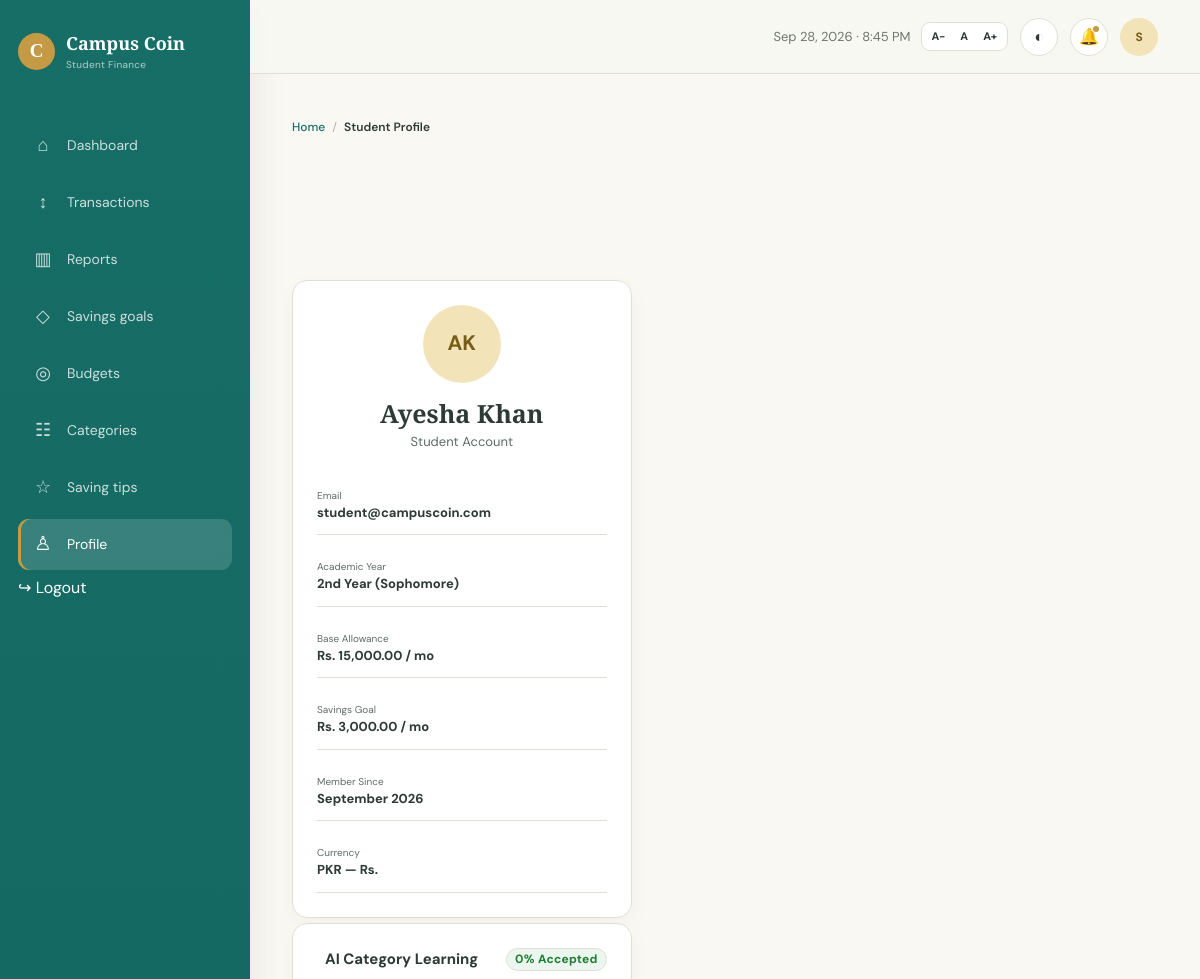
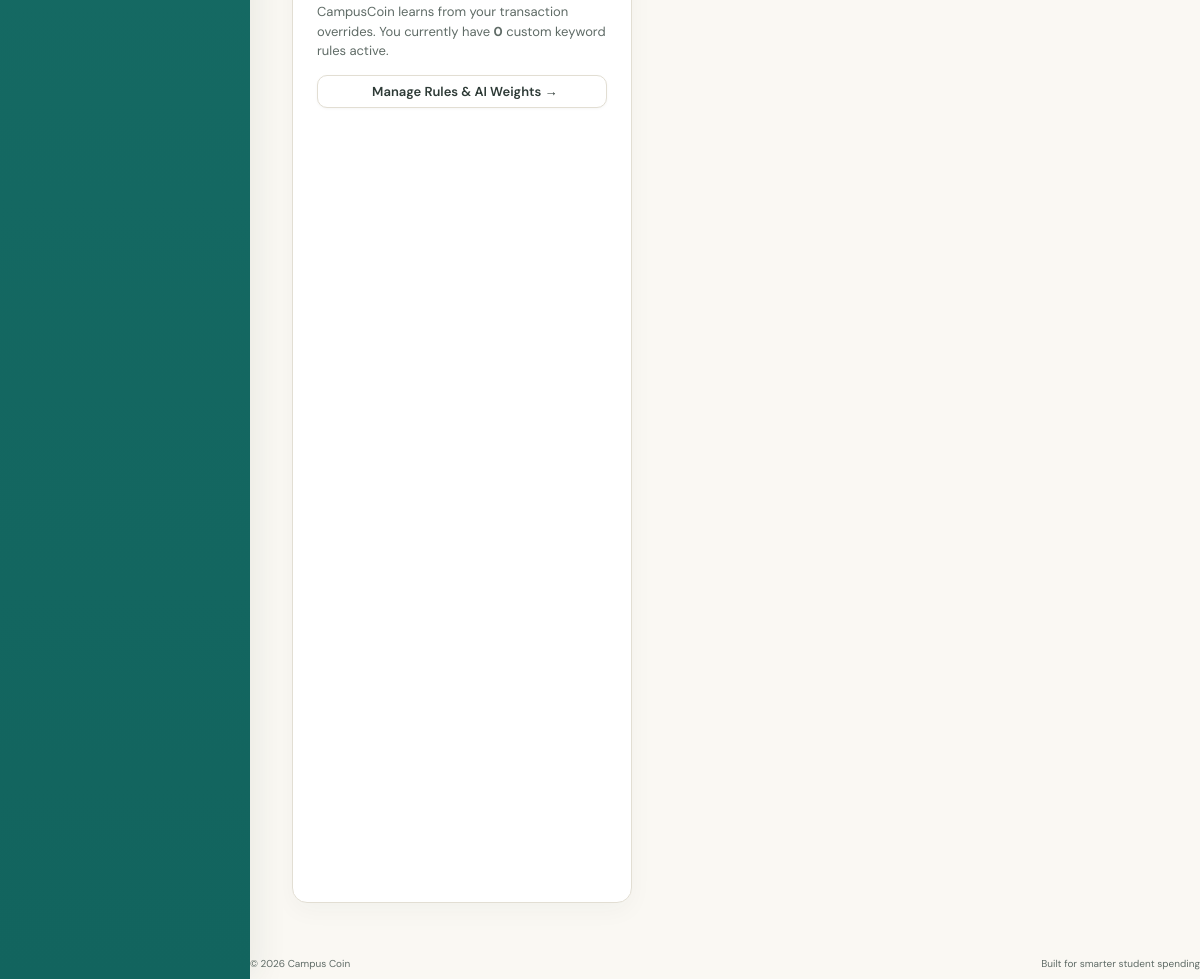
The app's page /profile.php (signed in) with its own data (2 pictures, top to bottom).
### tables this page shows
CREATE TABLE `users` (
    `user_id` INT UNSIGNED NOT NULL AUTO_INCREMENT,
    `name` VARCHAR(100) NOT NULL,
    `email` VARCHAR(191) NOT NULL,
    `password_hash` VARCHAR(255) NOT NULL,
    `role` ENUM('student', 'admin') NOT NULL DEFAULT 'student',
    `academic_year` VARCHAR(50) DEFAULT '1st Year (Freshman)',
    `monthly_allowance` DECIMAL(12, 2) NOT NULL DEFAULT 0.00,
    `monthly_savings_goal` DECIMAL(12, 2) NOT NULL DEFAULT 0.00,
    `ai_suggestions_enabled` TINYINT(1) NOT NULL DEFAULT 1,
    `is_active` TINYINT(1) NOT NULL DEFAULT 1,
    `reset_token` VARCHAR(100) DEFAULT NULL,
    `reset_expires` DATETIME DEFAULT NULL,
    `created_at` DATETIME NOT NULL DEFAULT CURRENT_TIMESTAMP,
    `updated_at` DATETIME NOT NULL DEFAULT CURRENT_TIMESTAMP ON UPDATE CURRENT_TIMESTAMP,
    PRIMARY KEY (`user_id`),
    UNIQUE KEY `uq_users_email` (`email`),
    INDEX `idx_users_role_active` (`role`, `is_active`)
);

### includes/functions.php (called while the page is built, shortened)
<?php
function e(?string $value): string
{
    return htmlspecialchars((string)$value, ENT_QUOTES, 'UTF-8');
}
function currentUserId(): int
{
    return (int)($_SESSION['user_id'] ?? 0);
}
function currentUser(): ?array
{
    $userId = currentUserId();
    $pdo = getDbConnection();
    $stmt = $pdo->prepare('SELECT user_id, name, email, role, academic_year, monthly_allowance, monthly_savings_goal, ai_suggestions_enabled, is_active, created_at FROM users WHERE user_id = :id LIMIT 1');
    $stmt->execute([':id' => $userId]);
    $user = $stmt->fetch();
    return $user ?: null;
}

### includes/ai_learning.php (called while the page is built, shortened)
<?php
function getCategoryAiStats($arg1, $arg2 = null): array
{
    if ($arg1 instanceof PDO) {
        $pdo = $arg1;
        $userId = (int)$arg2;
    } else {
        $pdo = getDbConnection();
        $userId = (int)$arg1;
    }
    $statsStmt = $pdo->prepare("
        SELECT
            COUNT(*) as total_logged,
            COALESCE(SUM(CASE WHEN suggested_category_id IS NOT NULL THEN 1 ELSE 0 END), 0) as total_suggestions,
            COALESCE(SUM(CASE WHEN is_accepted = 1 AND suggested_category_id IS NOT NULL THEN 1 ELSE 0 END), 0) as accepted_suggestions
        FROM category_suggestion_log
        WHERE user_id = :uid
    ");
    $statsStmt->execute([':uid' => $userId]);
    $row = $statsStmt->fetch();
    $rulesStmt = $pdo->prepare("SELECT COUNT(*) FROM category_keywords WHERE user_id = :uid");
    $rulesStmt->execute([':uid' => $userId]);
    $rulesCount = (int)$rulesStmt->fetchColumn();
    $totalSuggestions = (int)($row['total_suggestions'] ?? 0);
    $accepted = (int)($row['accepted_suggestions'] ?? 0);
    $ratePercentage = ($totalSuggestions > 0) ? round(($accepted / $totalSuggestions) * 100, 1) : 0.0;
    return [
        'total_logged'          => (int)($row['total_logged'] ?? 0),
        'total_suggestions'     => $totalSuggestions,
        'accepted'              => $accepted,
        'accepted_suggestions'  => $accepted,
        'rate_percentage'       => $ratePercentage,
        'acceptance_rate'       => $ratePercentage,
        'rules_count'           => $rulesCount,
        'user_rules_count'      => $rulesCount
    ];
}

### profile.php (the view, shortened to what this page needs)
<?php
$user = currentUser();
$parts = explode(' ', trim($user['name']));
$initials = mb_substr($parts[0], 0, 1) . (isset($parts[1]) ? mb_substr($parts[1], 0, 1) : mb_substr($parts[0], 1, 1));
$initials = strtoupper($initials);
include "includes/header.php";
?>
<div class="app-shell">
    <?php include "includes/sidebar.php"; ?>
    <main class="main-content">
        <?php include "includes/topbar.php"; ?>
        <section class="page-content">
            <nav class="breadcrumbs" aria-label="Breadcrumb">
                <a href="index.php">Home</a>
                <span class="bc-sep">/</span>
                <span class="bc-current" aria-current="page">Student Profile</span>
            </nav>
            <div class="profile-grid">
                <section class="panel profile-card">
                    <div class="profile-avatar" id="profileCardAvatar"><?php echo e($initials); ?></div>
                    <h2 id="profileCardName"><?php echo e($user['name']); ?></h2>
                    <p class="muted"><?php echo e(ucfirst($user['role'])); ?> Account</p>
                    <div class="profile-info">
                        <div><span>Email</span><strong id="profileCardEmail"><?php echo e($user['email']); ?></strong></div>
                        <div><span>Academic Year</span><strong id="profileCardYear"><?php echo e($user['academic_year'] ?? 'Not set'); ?></strong></div>
                        <div><span>Base Allowance</span><strong id="profileCardAllowance">Rs. <?php echo number_format((float)$user['monthly_allowance'], 2); ?> / mo</strong></div>
                        <div><span>Savings Goal</span><strong id="profileCardGoal">Rs. <?php echo number_format((float)$user['monthly_savings_goal'], 2); ?> / mo</strong></div>
                        <div><span>Member Since</span><strong><?php echo date('F Y', strtotime($user['created_at'])); ?></strong></div>
                        <div><span>Currency</span><strong>PKR — Rs.</strong></div>
                    </div>
                </section>
                <?php $profileAiStats = getCategoryAiStats(currentUserId()); ?>
                <section class="panel" style="grid-column: 1 / 2; margin-top: -12px;">
                    <div style="display:flex; justify-content:space-between; align-items:center; margin-bottom:10px;">
                        <h3 style="margin:0; font-size:15px; display:flex; align-items:center; gap:8px;">
                            <i class="fa-solid fa-brain" style="color:var(--accent);"></i> AI Category Learning
                        </h3>
                        <span class="badge" style="background:#eaf6ee; color:#1e7e34; font-size:12px; font-weight:700; padding:3px 8px; border-radius:12px;">
                            <?php echo $profileAiStats['acceptance_rate']; ?>% Accepted
                        </span>
                    </div>
                    <p class="muted" style="font-size:13px; line-height:1.5; margin-bottom:14px;">
                        CampusCoin learns from your transaction overrides. You currently have <strong><?php echo $profileAiStats['user_rules_count']; ?></strong> custom keyword rules active.
                    </p>
                    <a href="categories.php#ai-rules" class="outline-btn" style="display:inline-flex; align-items:center; justify-content:center; gap:6px; font-size:13px; padding:7px 12px; text-decoration:none; width:100%;">
                        <i class="fa-solid fa-sliders"></i> Manage Rules & AI Weights &rarr;
                    </a>
                </section>
            </div>
        </section>
        <?php include "includes/footer.php"; ?>

### assets/css/style.css (style rules this page uses)
* { box-sizing: border-box; margin: 0; padding: 0; }
:root { --bg: #faf8f3; --text-primary: #2d3a36; --text-secondary: #5f6b66; --btn-bg: #ffffff; --btn-text: #2d3a36; --btn-active-bg: #2f6f5e; --btn-active-text: #ffffff; --border: #e2ded3; --teal: #176e67; --teal-dark: #0e5b55; --teal-soft: #e5f1ef; --gold: #c49a45; --gold-light: #f4e7bd; --cream: var(--bg); --white: #ffffff; --text: var(--text-primary); --muted: var(--text-secondary); --line: var(--border); --danger: #b91c1c; --shadow: 0 14px 40px rgba(31, 50, 46, 0.08); --card-on-dark: #ffffff; --card-on-dark-muted: rgba(255, 255, 255, 0.88); --income-on-dark: #7ee2a8; --expense-on-dark: #ffb3a7; }
body { font-family: "DM Sans", Arial, sans-serif; background: var(--cream); color: var(--text); line-height: 1.5; transition: background 0.25s ease, color 0.25s ease; }
a { color: inherit; text-decoration: none; }
.app-shell { display: flex; min-height: 100vh; }
.main-content { width: calc(100% - 250px); min-width: 0; }
.page-content { padding: 40px 42px 25px; max-width: 1450px; margin: 0 auto; }
h2 { font-family: "Playfair Display", Georgia, serif; }
h3 { font-size: 16px; }
.muted { color: var(--muted); font-size: 13px; }
.primary-btn, .outline-btn { border-radius: 10px; padding: 10px 18px; font-size: 13.5px; font-weight: 600; display: inline-flex; justify-content: center; align-items: center; gap: 6px; cursor: pointer; transition: all 0.2s ease; text-decoration: none; line-height: 1.35; }
.outline-btn { background: var(--btn-bg, #ffffff); border: 1px solid var(--border, #e2ded3); color: var(--btn-text, #2d3a36); box-shadow: 0 1px 3px rgba(0, 0, 0, 0.04); }
.tip-card, .small-card, .transactions-card, .spending-card, .chart-card, .panel, .budget-panel, .category-panel, .tip-panel, .stat-card { background: var(--white); border: 1px solid var(--line); border-radius: 15px; box-shadow: 0 8px 25px rgba(31, 50, 46, 0.035); }
.stats-row, .content-grid, .budget-grid, .category-grid, .tips-grid, .profile-grid { display: grid; gap: 17px; }
.panel { padding: 24px; }
.profile-grid { grid-template-columns: 0.8fr 1.2fr; }
.profile-card { text-align: center; }
.profile-avatar { width: 78px; height: 78px; background: #f2e4b8; color: #765d19; border-radius: 50%; display: grid; place-items: center; margin: 0 auto 12px; font-weight: 700; font-size: 21px; }
.profile-card h2 { font-size: 25px; }
.profile-info { text-align: left; margin-top: 24px; display: grid; gap: 12px; }
.profile-info div { padding: 12px 0; border-bottom: 1px solid var(--line); }
.profile-info span, .profile-info strong { display: block; }
.profile-info span { color: var(--muted); font-size: 10px; }
.profile-info strong { font-size: 13px; }
:root { --motion-fast: 180ms; --motion-normal: 320ms; --motion-slow: 650ms; --ease-smooth: cubic-bezier(0.22, 1, 0.36, 1); }
html { scroll-behavior: smooth; }
body { overflow-x: hidden; }
.page-content, .auth-page, .landing, .app-shell { animation: pageEnter 0.55s var(--ease-smooth) both; }
.breadcrumbs { display: flex; align-items: center; gap: 7px; font-size: 12px; color: var(--muted); margin-bottom: 12px; padding: 4px 0; }
.breadcrumbs a { color: var(--teal); font-weight: 500; }
.bc-sep { opacity: 0.5; }
.bc-current { color: var(--text); font-weight: 600; }
.badge { display: inline-flex; align-items: center; justify-content: center; padding: 3px 8px; border-radius: 6px; font-size: 11px; font-weight: 700; line-height: 1.3; letter-spacing: 0.02em; background: #eef2f0; color: var(--text-primary); border: 1px solid var(--border); }

### records on screen
users: name "AK", name "Ayesha Khan", role "Student", email "student@campuscoin.com", academic_year "2nd Year (Sophomore)", monthly_allowance "15,000.00", monthly_savings_goal "3,000.00", created_at "September 2026"

### other values on screen
$profileAiStats['acceptance_rate'] "0"
$profileAiStats['user_rules_count'] "0"
